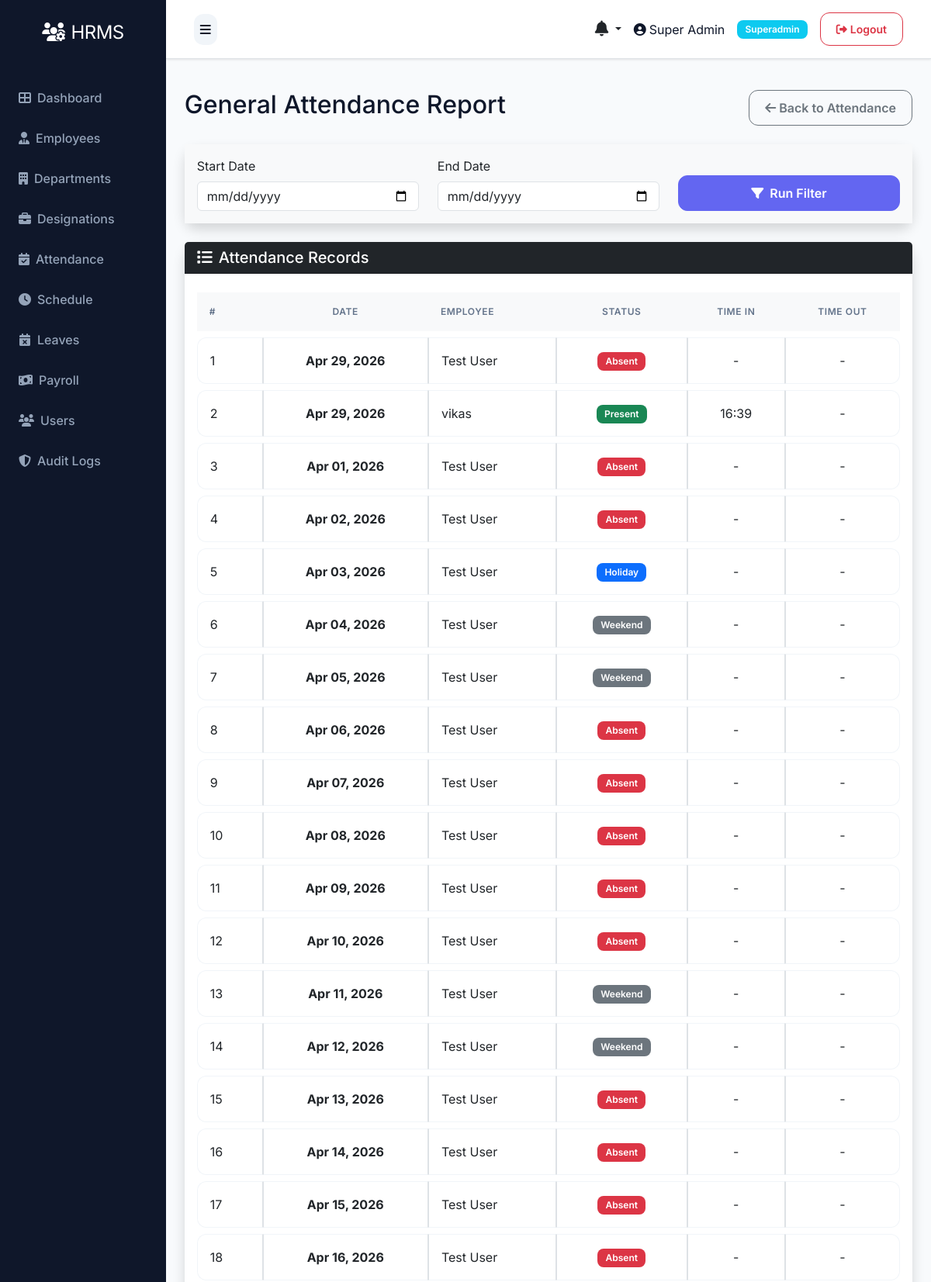
The page /attendance/report (signed in, upper part) on the database its author committed.
### models.py (models this page shows, shortened)
class User(UserMixin, db.Model):
    __tablename__ = 'users'
    id = db.Column(db.Integer, primary_key=True)
    role_id = db.Column(db.Integer, db.ForeignKey('roles.id'), nullable=False)
    name = db.Column(db.String(100), nullable=False)
    email = db.Column(db.String(100), unique=True, nullable=False)
    phone = db.Column(db.String(20))
    status = db.Column(db.String(20), default='active')
    password = db.Column(db.String(255), nullable=False)
    remember_token = db.Column(db.String(100))
    email_verified_at = db.Column(db.DateTime)
    created_at = db.Column(db.DateTime, default=datetime.utcnow)
    updated_at = db.Column(db.DateTime, default=datetime.utcnow, onupdate=datetime.utcnow)

class Role(db.Model):
    __tablename__ = 'roles'
    id = db.Column(db.Integer, primary_key=True)
    name = db.Column(db.String(50), unique=True, nullable=False)
    description = db.Column(db.Text)
    created_at = db.Column(db.DateTime, default=datetime.utcnow)
    updated_at = db.Column(db.DateTime, default=datetime.utcnow, onupdate=datetime.utcnow)
    users = db.relationship('User', backref='role', lazy=True)

class Attendance(db.Model):
    __tablename__ = 'attendances'
    id = db.Column(db.Integer, primary_key=True)
    employee_id = db.Column(db.Integer, db.ForeignKey('employees.id'), nullable=False)
    date = db.Column(db.Date, nullable=False)
    time_in = db.Column(db.Time)
    time_out = db.Column(db.Time)
    status = db.Column(db.String(20))  # present, absent, holiday, weekend
    description = db.Column(db.Text)  # For holiday name or other notes
    created_at = db.Column(db.DateTime, default=datetime.utcnow)
    updated_at = db.Column(db.DateTime, default=datetime.utcnow, onupdate=datetime.utcnow)

class Employee(db.Model):
    __tablename__ = 'employees'
    id = db.Column(db.Integer, primary_key=True)
    department_id = db.Column(db.Integer, db.ForeignKey('departments.id'))
    designation_id = db.Column(db.Integer, db.ForeignKey('designations.id'))
    schedule_id = db.Column(db.Integer, db.ForeignKey('schedules.id'))
    firstname = db.Column(db.String(100), nullable=False)
    lastname = db.Column(db.String(100), nullable=False)
    unique_id = db.Column(db.String(50), unique=True)
    email = db.Column(db.String(100), unique=True)
    phone = db.Column(db.String(20))
    address = db.Column(db.Text)
    dob = db.Column(db.Date)
    gender = db.Column(db.String(10))
    religion = db.Column(db.String(50))
    marital = db.Column(db.String(20))
    image = db.Column(db.String(255))  # Store image filename
    aadhar_file = db.Column(db.String(255))
    resume_file = db.Column(db.String(255))
    status = db.Column(db.String(20), default='active')
    created_at = db.Column(db.DateTime, default=datetime.utcnow)
    updated_at = db.Column(db.DateTime, default=datetime.utcnow, onupdate=datetime.utcnow)
    attendances = db.relationship('Attendance', backref='employee', lazy=True, cascade='all, delete-orphan')
    checks = db.relationship('Check', backref='employee', lazy=True, cascade='all, delete-orphan')
    salary = db.relationship('Salary', backref='employee', uselist=False, cascade='all, delete-orphan')
    leaves = db.relationship('Leave', backref='employee', lazy=True, cascade='all, delete-orphan')
    late_times = db.relationship('LateTime', backref='employee', lazy=True, cascade='all, delete-orphan')
    over_times = db.relationship('OverTime', backref='employee', lazy=True, cascade='all, delete-orphan')
    payrolls = db.relationship('Payroll', backref='employee', lazy=True, cascade='all, delete-orphan')
    documents = db.relationship('Document', backref='employee', lazy=True, cascade='all, delete-orphan')
    reviews = db.relationship('PerformanceReview', backref='employee', lazy=True, cascade='all, delete-orphan', foreign_keys='PerformanceReview.employee_id')

### routes/attendance.py (the view)
@bp.route('/report')
@login_required
def report():
    if not current_user.is_authenticated or current_user.role.name not in ['superadmin', 'hr']:
        flash('Access denied', 'danger')
        return redirect(url_for('auth.login'))
    start_date = request.args.get('start_date')
    end_date = request.args.get('end_date')
    query = Attendance.query
    if start_date and end_date:
        query = query.filter(Attendance.date.between(start_date, end_date))
    attendances = query.all()
    return render_template('admin/attendance/report.html', attendances=attendances)

### templates/admin/attendance/report.html (shortened to what this page needs)
{% extends "base.html" %}
{% block content %}
<div class="d-flex justify-content-between align-items-center mb-4">
    <h2>General Attendance Report</h2>
    <a href="{{ url_for('attendance.index') }}" class="btn btn-outline-secondary">
        <i class="fas fa-arrow-left"></i> Back to Attendance
    </a>
</div>
<div class="card shadow mb-4">
    <div class="card-body bg-light">
        <form method="get" action="{{ url_for('attendance.report') }}" class="row align-items-end">
            <div class="col-md-4 mb-3 mb-md-0">
                <label for="start_date" class="form-label">Start Date</label>
                <input type="date" class="form-control" id="start_date" name="start_date" value="{{ request.args.get('start_date','') }}">
            </div>
            <div class="col-md-4 mb-3 mb-md-0">
                <label for="end_date" class="form-label">End Date</label>
                <input type="date" class="form-control" id="end_date" name="end_date" value="{{ request.args.get('end_date','') }}">
            </div>
            <div class="col-md-4">
                <button type="submit" class="btn btn-primary w-100"><i class="fas fa-filter me-1"></i> Run Filter</button>
            </div>
        </form>
    </div>
</div>
<div class="card shadow">
    <div class="card-header bg-dark text-white">
        <h5 class="mb-0"><i class="fas fa-list me-2"></i>Attendance Records</h5>
    </div>
    <div class="card-body">
        <div class="table-responsive">
            <table class="table table-hover table-bordered align-middle text-center">
                <thead class="table-light">
                    <tr>
                        <th class="text-start">#</th>
                        <th>Date</th>
                        <th class="text-start">Employee</th>
                        <th>Status</th>
                        <th>Time In</th>
                        <th>Time Out</th>
                    </tr>
                </thead>
                <tbody>
                    {% if attendances %}
                        {% for a in attendances %}
                            <tr>
                                <td class="text-start">{{ loop.index }}</td>
                                <td class="fw-bold">{{ a.date.strftime('%b %d, %Y') }}</td>
                                <td class="text-start">{{ a.employee.firstname }} {{ a.employee.lastname }}</td>
                                <td>
                                    {% if a.status == 'present' %}
                                        <span class="badge bg-success">Present</span>
                                    {% elif a.status == 'absent' %}
                                        <span class="badge bg-danger">Absent</span>
                                    {% elif a.status == 'leave' %}
                                        <span class="badge bg-info text-dark">On Leave</span>
                                    {% elif a.status == 'holiday' %}
                                        <span class="badge bg-primary">Holiday</span>
                                    {% else %}
                                        <span class="badge bg-secondary">{{ a.status|title }}</span>
                                    {% endif %}
                                </td>
                                <td>{{ a.time_in.strftime('%H:%M') if a.time_in else '-' }}</td>
                                <td>{{ a.time_out.strftime('%H:%M') if a.time_out else '-' }}</td>
                            </tr>
                        {% endfor %}
                    {% else %}
                        <tr><td colspan="6" class="text-center py-4 text-muted">No records found for the selected range.</td></tr>
                    {% endif %}
                </tbody>
            </table>
        </div>
    </div>
</div>
{% endblock %}

### templates/base.html (shortened to what this page needs)
<!DOCTYPE html>
<html lang="en">
<head>
    <link href="https://cdn.jsdelivr.net/npm/bootstrap@5.3.0/dist/css/bootstrap.min.css" rel="stylesheet">
    <link rel="stylesheet" href="https://cdnjs.cloudflare.com/ajax/libs/font-awesome/6.4.0/css/all.min.css">
    <link rel="stylesheet" href="{{ url_for('static', filename='css/style.css') }}">
</head>
<body>
    {% if current_user.is_authenticated %}
    {% set role_name = (current_user.role.name if current_user.role and current_user.role.name else 'employee') %}
    {% set dashboard_map = {
        'superadmin': 'admin.superadmin_dashboard',
        'admin': 'admin.admin_dashboard',
        'hr': 'admin.hr_dashboard',
        'payroll': 'admin.payroll_dashboard',
        'moderator': 'admin.moderator_dashboard',
        'employee': 'user.dashboard'
    } %}
    {% set dashboard_endpoint = dashboard_map.get(role_name, 'user.dashboard') %}
    <div class="d-flex" id="wrapper">
        <div id="sidebar-wrapper">
            <div class="sidebar-heading text-center">
                <i class="fas fa-users-cog me-2"></i>HRMS
            </div>
            <div class="list-group list-group-flush mt-3">
                <a href="{{ url_for(dashboard_endpoint) }}" class="list-group-item list-group-item-action {{ 'active' if request.endpoint == dashboard_endpoint else '' }}">
                    <i class="fas fa-th-large me-2"></i>Dashboard
                </a>
                {% if role_name in ['superadmin', 'hr'] %}
                <a href="{{ url_for('employee.index') }}" class="list-group-item list-group-item-action {{ 'active' if request.endpoint == 'employee.index' else '' }}">
                    <i class="fas fa-user-tie me-2"></i>Employees
                </a>
                <a href="{{ url_for('department.index') }}" class="list-group-item list-group-item-action {{ 'active' if request.endpoint == 'department.index' else '' }}">
                    <i class="fas fa-building me-2"></i>Departments
                </a>
                <a href="{{ url_for('designation.index') }}" class="list-group-item list-group-item-action {{ 'active' if request.endpoint == 'designation.index' else '' }}">
                    <i class="fas fa-briefcase me-2"></i>Designations
                </a>
                {% endif %}
                {% if role_name in ['superadmin', 'hr'] %}
                <a href="{{ url_for('attendance.index') }}" class="list-group-item list-group-item-action {{ 'active' if request.endpoint == 'attendance.index' else '' }}">
                    <i class="fas fa-calendar-check me-2"></i>Attendance
                </a>
                <a href="{{ url_for('schedule.index') }}" class="list-group-item list-group-item-action {{ 'active' if request.endpoint == 'schedule.index' else '' }}">
                    <i class="fas fa-clock me-2"></i>Schedule
                </a>
                {% endif %}
                {% if role_name in ['superadmin', 'hr'] %}
                <a href="{{ url_for('leave.index') }}" class="list-group-item list-group-item-action {{ 'active' if request.endpoint == 'leave.index' else '' }}">
                    <i class="fas fa-calendar-times me-2"></i>Leaves
                </a>
                {% endif %}
                {% if role_name in ['superadmin', 'hr'] %}
                <a href="{{ url_for('payroll.index') }}" class="list-group-item list-group-item-action {{ 'active' if request.endpoint == 'payroll.index' else '' }}">
                    <i class="fas fa-money-bill-wave me-2"></i>Payroll
                </a>
                {% endif %}
                {% if role_name == 'superadmin' %}
                <a href="{{ url_for('user.index') }}" class="list-group-item list-group-item-action {{ 'active' if request.endpoint == 'user.index' else '' }}">
                    <i class="fas fa-users me-2"></i>Users
                </a>
                <a href="{{ url_for('admin.audit_logs') }}" class="list-group-item list-group-item-action {{ 'active' if request.endpoint == 'admin.audit_logs' else '' }}">
                    <i class="fas fa-shield-alt me-2"></i>Audit Logs
                </a>
                {% endif %}
            </div>
        </div>
        <div id="page-content-wrapper" class="w-100">
            <nav class="navbar navbar-expand-lg navbar-light bg-light border-bottom">
                <div class="container-fluid">
                    <button class="btn btn-primary" id="menu-toggle">
                        <i class="fas fa-bars"></i>
                    </button>
                    <div class="ms-auto d-flex align-items-center">
                        <div class="dropdown me-3">
                            <a class="nav-link dropdown-toggle position-relative text-dark" href="#" id="notificationsDropdown" role="button" data-bs-toggle="dropdown" aria-expanded="false">
                                <i class="fas fa-bell fs-5"></i>
                            </a>
                        </div>
                        <span class="me-3">
                            <i class="fas fa-user-circle me-1"></i>{{ current_user.name }}
                        </span>
                        <span class="badge bg-info me-3">{{ role_name|title }}</span>
                        <a href="{{ url_for('auth.logout') }}" class="btn btn-outline-danger btn-sm">
                            <i class="fas fa-sign-out-alt me-1"></i>Logout
                        </a>
                    </div>
                </div>
            </nav>
            <div class="container-fluid p-4">
                {% block content %}{% endblock %}
            </div>
        </div>
    </div>
    {% endif %}
</body>
</html>

### rows shown on the page
User: name "Super Admin"
Role: name "Superadmin"
Attendance: date "Apr 29, 2026", employee.firstname "Test", employee.lastname "User", status "Absent", time_in "-", time_out "-"
Attendance: date "Apr 29, 2026", employee.firstname "vikas", status "Present", time_in "16:39", time_out "-"
Attendance: date "Apr 01, 2026", employee.firstname "Test", employee.lastname "User", status "Absent", time_in "-", time_out "-"
Attendance: date "Apr 02, 2026", employee.firstname "Test", employee.lastname "User", status "Absent", time_in "-", time_out "-"
Attendance: date "Apr 03, 2026", employee.firstname "Test", employee.lastname "User", status "Holiday", time_in "-", time_out "-"
Attendance: date "Apr 04, 2026", employee.firstname "Test", employee.lastname "User", status "Weekend", time_in "-", time_out "-"
Attendance: date "Apr 05, 2026", employee.firstname "Test", employee.lastname "User", status "Weekend", time_in "-", time_out "-"
Attendance: date "Apr 06, 2026", employee.firstname "Test", employee.lastname "User", status "Absent", time_in "-", time_out "-"
Attendance: date "Apr 07, 2026", employee.firstname "Test", employee.lastname "User", status "Absent", time_in "-", time_out "-"
Attendance: date "Apr 08, 2026", employee.firstname "Test", employee.lastname "User", status "Absent", time_in "-", time_out "-"
Attendance: date "Apr 09, 2026", employee.firstname "Test", employee.lastname "User", status "Absent", time_in "-", time_out "-"
Attendance: date "Apr 10, 2026", employee.firstname "Test", employee.lastname "User", status "Absent", time_in "-", time_out "-"
Attendance: date "Apr 11, 2026", employee.firstname "Test", employee.lastname "User", status "Weekend", time_in "-", time_out "-"
Attendance: date "Apr 12, 2026", employee.firstname "Test", employee.lastname "User", status "Weekend", time_in "-", time_out "-"
Attendance: date "Apr 13, 2026", employee.firstname "Test", employee.lastname "User", status "Absent", time_in "-", time_out "-"
Attendance: date "Apr 14, 2026", employee.firstname "Test", employee.lastname "User", status "Absent", time_in "-", time_out "-"
Attendance: date "Apr 15, 2026", employee.firstname "Test", employee.lastname "User", status "Absent", time_in "-", time_out "-"
Attendance: date "Apr 16, 2026", employee.firstname "Test", employee.lastname "User", status "Absent", time_in "-", time_out "-"
